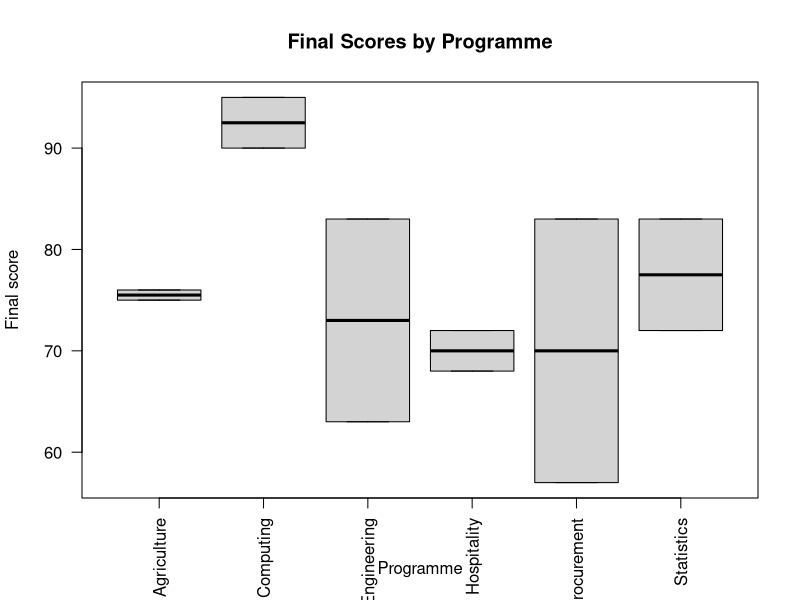
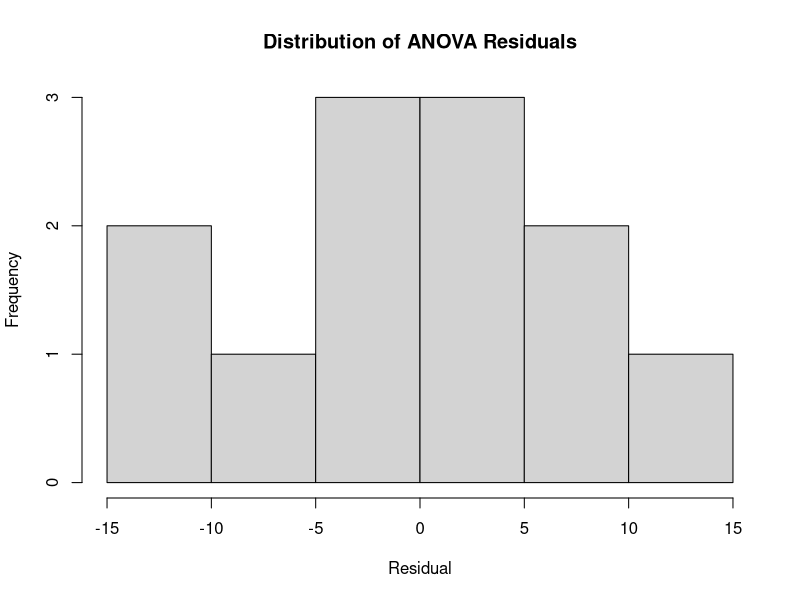
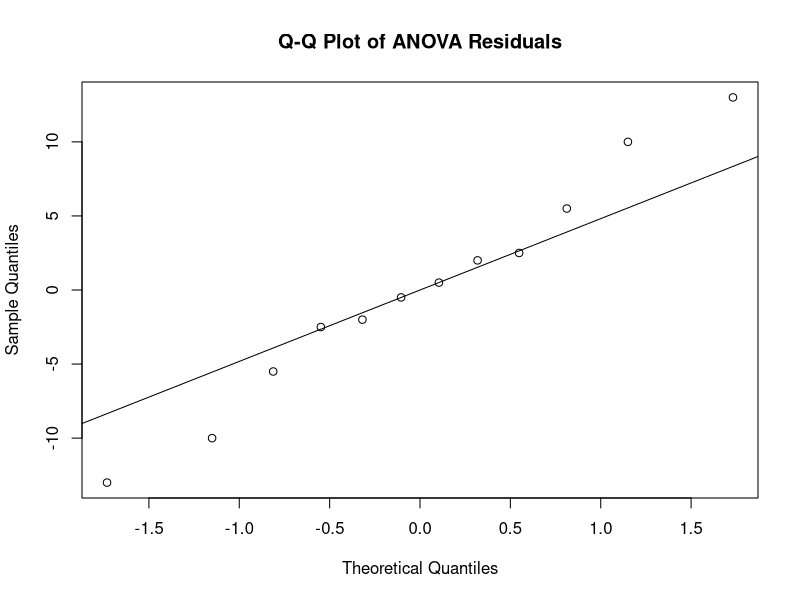
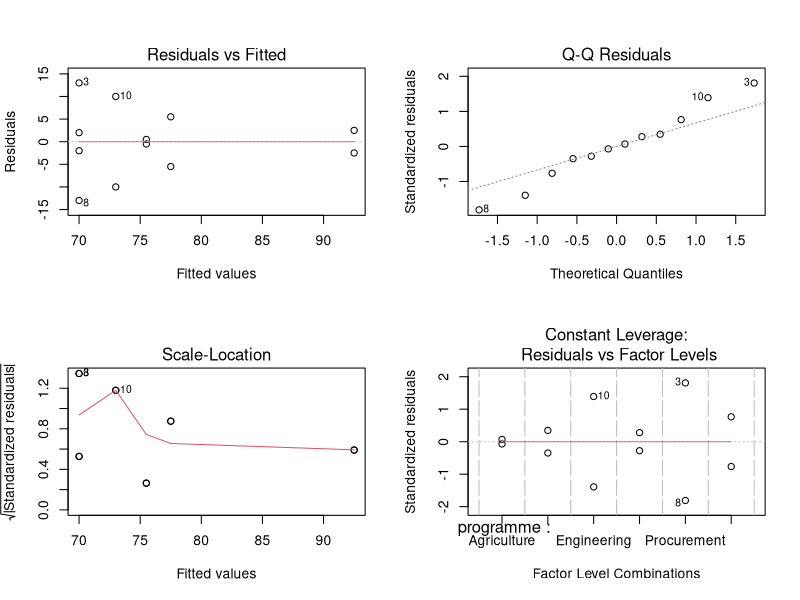
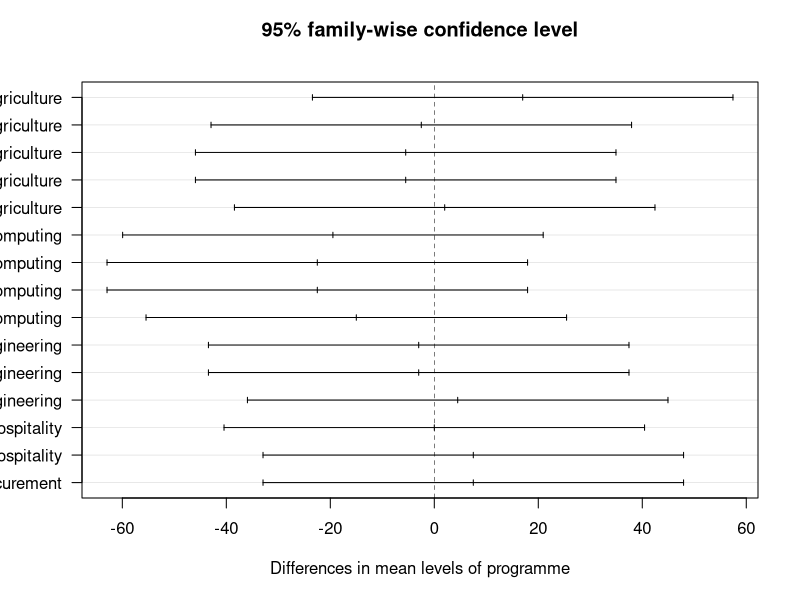

Source code (R) for these figures, in order:
## ---- chunk 1
options(
  digits = 4,
  scipen = 999,
  width = 90
)

set.seed(20260714)

knitr::opts_chunk$set(
  echo = TRUE,
  message = FALSE,
  warning = TRUE,
  error = FALSE,
  comment = "#>",
  collapse = TRUE,
  fig.align = "centre",
  fig.width = 7,
  fig.height = 5
)
## ---- chunk 2
student_data <- read.csv(
  "data/student_scores.csv",
  stringsAsFactors = FALSE
)

student_data$programme <- factor(
  student_data$programme
)
## ---- chunk 3
aggregate(
  final_score ~ programme,
  data = student_data,
  FUN = function(x) {
    c(
      n = length(x),
      mean = mean(x),
      sd = sd(x)
    )
  }
)
## ---- chunk 4
boxplot(
  final_score ~ programme,
  data = student_data,
  main = "Final Scores by Programme",
  xlab = "Programme",
  ylab = "Final score",
  las = 2
)
## ---- chunk 5
anova_model <- aov(
  final_score ~ programme,
  data = student_data
)

summary(
  anova_model
)
## ---- chunk 6
linear_model <- lm(
  final_score ~ programme,
  data = student_data
)

anova(
  linear_model
)
## ---- chunk 7
anova_table <- summary(
  anova_model
)[[1]]

anova_table
## ---- chunk 8
between_mean_square <-
  anova_table[
    "programme",
    "Mean Sq"
  ]

within_mean_square <-
  anova_table[
    "Residuals",
    "Mean Sq"
  ]

manual_f <-
  between_mean_square /
  within_mean_square

manual_f
## ---- chunk 9
anova_residuals <- residuals(
  anova_model
)

hist(
  anova_residuals,
  main = "Distribution of ANOVA Residuals",
  xlab = "Residual"
)

qqnorm(
  anova_residuals,
  main = "Q-Q Plot of ANOVA Residuals"
)

qqline(
  anova_residuals
)
## ---- chunk 10
shapiro.test(
  anova_residuals
)
## ---- chunk 11
bartlett.test(
  final_score ~ programme,
  data = student_data
)
## ---- chunk 12
fligner.test(
  final_score ~ programme,
  data = student_data
)
## ---- chunk 13
old_parameters <- par(
  mfrow = c(
    2,
    2
  )
)

plot(
  anova_model
)

par(
  old_parameters
)
## ---- chunk 14
between_sum_squares <-
  anova_table[
    "programme",
    "Sum Sq"
  ]

within_sum_squares <-
  anova_table[
    "Residuals",
    "Sum Sq"
  ]

total_sum_squares <-
  between_sum_squares +
  within_sum_squares

eta_squared <-
  between_sum_squares /
  total_sum_squares

eta_squared
## ---- chunk 15
between_df <-
  anova_table[
    "programme",
    "Df"
  ]

omega_squared <- (
  between_sum_squares -
    between_df *
    within_mean_square
) / (
  total_sum_squares +
    within_mean_square
)

omega_squared
## ---- chunk 16
tukey_results <- TukeyHSD(
  anova_model
)

tukey_results
## ---- chunk 17
plot(
  tukey_results,
  las = 1
)
## ---- chunk 18
tukey_table <- as.data.frame(
  tukey_results$programme
)

tukey_table$comparison <-
  rownames(
    tukey_table
  )

rownames(
  tukey_table
) <- NULL

tukey_table
## ---- chunk 19
student_data$programme_planned <- droplevels(
  student_data$programme
)

programme_levels <- levels(
  student_data$programme_planned
)

number_of_programmes <- length(
  programme_levels
)

if (
  number_of_programmes < 2L
) {
  stop(
    "At least two programme levels are required.",
    call. = FALSE
  )
}

target_programme <- "Statistics"

if (!target_programme %in% programme_levels) {
  stop(
    paste(
      "The target programme",
      shQuote(target_programme),
      "is not present in the data."
    ),
    call. = FALSE
  )
}

planned_weights <- rep(
  -1,
  number_of_programmes
)

names(
  planned_weights
) <- programme_levels

planned_weights[
  target_programme
] <- number_of_programmes - 1

planned_weights
sum(
  planned_weights
)
## ---- chunk 20
contrast_matrix <- contr.helmert(
  number_of_programmes
)

contrast_matrix[
  ,
  1
] <- planned_weights

rownames(
  contrast_matrix
) <- programme_levels

contrast_matrix
## ---- chunk 21
contrasts(
  student_data$programme_planned
) <- contrast_matrix

planned_model <- lm(
  final_score ~ programme_planned,
  data = student_data
)

summary(
  planned_model
)
## ---- chunk 22
oneway.test(
  final_score ~ programme,
  data = student_data,
  var.equal = FALSE
)
## ---- chunk 23
pairwise.t.test(
  student_data$final_score,
  student_data$programme,
  p.adjust.method = "holm",
  pool.sd = FALSE
)
## ---- chunk 24
report_one_way_anova <- function(
  data,
  outcome,
  group
) {
  required <- c(
    outcome,
    group
  )

  if (!all(
    required %in%
      names(data)
  )) {
    stop(
      "Required variables are missing.",
      call. = FALSE
    )
  }

  formula_object <- reformulate(
    group,
    response = outcome
  )

  model <- aov(
    formula_object,
    data = data
  )

  table_result <- summary(
    model
  )[[1]]

  between_ss <-
    table_result[
      1,
      "Sum Sq"
    ]

  residual_ss <-
    table_result[
      2,
      "Sum Sq"
    ]

  total_ss <-
    between_ss +
    residual_ss

  data.frame(
    outcome = outcome,
    group = group,
    df_between =
      table_result[
        1,
        "Df"
      ],
    df_within =
      table_result[
        2,
        "Df"
      ],
    f =
      table_result[
        1,
        "F value"
      ],
    p_value =
      table_result[
        1,
        "Pr(>F)"
      ],
    eta_squared =
      between_ss /
      total_ss,
    stringsAsFactors = FALSE
  )
}

report_one_way_anova(
  student_data,
  "final_score",
  "programme"
)
## ---- chunk 25
create_anova_group_summary <- function(
  data,
  outcome,
  group
) {
  groups <- split(
    data[[
      outcome
    ]],
    data[[
      group
    ]]
  )

  results <- lapply(
    names(groups),
    function(group_name) {
      x <- groups[[
        group_name
      ]]

      data.frame(
        group = group_name,
        n = sum(
          !is.na(x)
        ),
        mean = mean(
          x,
          na.rm = TRUE
        ),
        standard_deviation = sd(
          x,
          na.rm = TRUE
        ),
        stringsAsFactors = FALSE
      )
    }
  )

  result <- do.call(
    rbind,
    results
  )

  names(result)[1] <- group

  result
}

create_anova_group_summary(
  student_data,
  "final_score",
  "programme"
)
